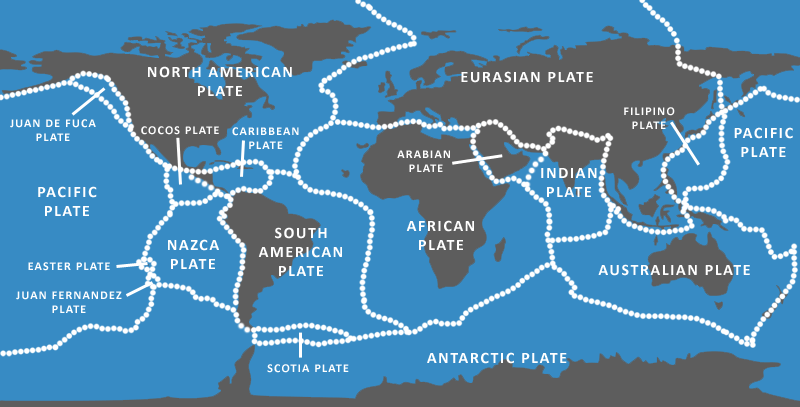
#> input picture earthquakes/plates.png, 800 x 407 px
$ jupyter execute Unit1_FinalProject.ipynb
#> lines starting #> are read from the running program, lines starting #| are printed output that depends on the picture
# Let's map some earthquakes!

Use this notebook to complete your final project for unit 1. You'll use a "for loop" and conditionals to select the right earthquakes to plot on your map and discover something about the seismic activity in your region.

## Data Setup
In this section we'll open up our data file and turn it into a list of lists that we can work with using "for loops".

We'll be making a graph, so import the matplotlib.pyplot library with the alias plt:

[cell 1]
import matplotlib.pyplot as plt

Next, we will open the data file using the open() function and then skip the first row using the .readline() method:

[cell 2]
all_quakes = open("quakes_project.txt")
#> (reads earthquakes/quakes_project.txt from the repository)
all_quakes.readline()

# The \t in between each column name lets you know that this text file is separated by tabs

Currently our file is one long string. Let's make each line of the data file a list and put all of those lists into one big list called quakes_list.

[cell 3]
quakes_list = []
for i in all_quakes:
    quakes_list.append(i.split('\t')) # The .split() method separates the items in each line

[cell 4]
print(quakes_list[0])

Print out the length of quakes_list to see how many earthquakes are in our data file:

[cell 5]
print(len(quakes_list))

## Selecting your data
In this section you'll decide which data you need for your project. You'll use "for loops" and conditionals to select the right data.

You will need latitudes and longitudes for your scatter plot, so create two empty lists to hold those values:

[cell 6]
#long= longitudes and lat for latitudes
africa_long = []
africa_lat = []

Next, decide as a group what range of years you want to look at (between 1800 and 2018). You should base your decision on the research you did on the seismic activity in your region.

You'll also need to know the "region code" for your region:
- Africa: 10
- Central America: 100
- Central and South Pacific: 170
- North America: 150
- South America: 160

Create a "for loop" that loops through the lines in quakes_list and appends the latitute and longitude to the lists you created above **if** the earthquake for that row occurred in your region and during your year range.

Hints:
- You can nest an if statement inside another if statement
- You can compare a value to two other values like this: 5 < x < 10

[cell 7]
for i in quakes_list :
    if i[8]== "10" :
        africa_long.append(float(i[7]))
        africa_lat.append(float(i[6]))

Print out the length of your latitude and longitude lists. Does this result make sense?

[cell 8]
print(len(africa_long))
print(len(africa_lat))

## Making your graph
Now that you've created lists with your x data (longitude) and y data (latitude) it's time to make a scatter plot!

Replace the coordinates in plt.xlim and plt.ylim functions below as follows:
- Africa: x = (-25,50), y = (-40,45)
- Central America: x = (-100,-70), y = (0,25)
- Central and South Pacific: x = (80,180), y = (-70,30)
- North America: x = (-180,-50), y = (0,90)
- South America: x = (-120,-20), y = (-60,20)

[cell 9]
# This function clears any leftover plots
plt.clf()

# This code adds an image behind your plot
image = plt.imread("plates.png")
#> image is the input picture: shape (407, 800, 4) float32; mean R, G, B, A 0.317, 0.529, 0.671, 1
fig, ax = plt.subplots()
ax.imshow(image, extent = [-180,180,-90,90])

# This code crops the image to show only your region.
# IMPORTANT: Replace the coordinates in plt.xlim and plt.ylim functions
# To match your region using the key above
plt.xlim(-25,50)
plt.ylim(-40,45)

# Create a scatter plot using plt.scatter().
# You can change the size, shape, and color of your markers!
# Try adding s = #, marker = "symbol", and c = "color"
plt.scatter(africa_long, africa_lat, color= "yellow" )
plt.title("earthquakes in africa")
plt.xlabel("longitude")
plt.ylabel("latitiude")
# Don't forget plt.show()!
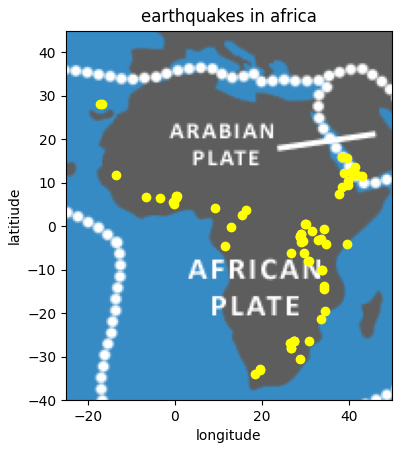
#> figure drawn by matplotlib, 1 panel
